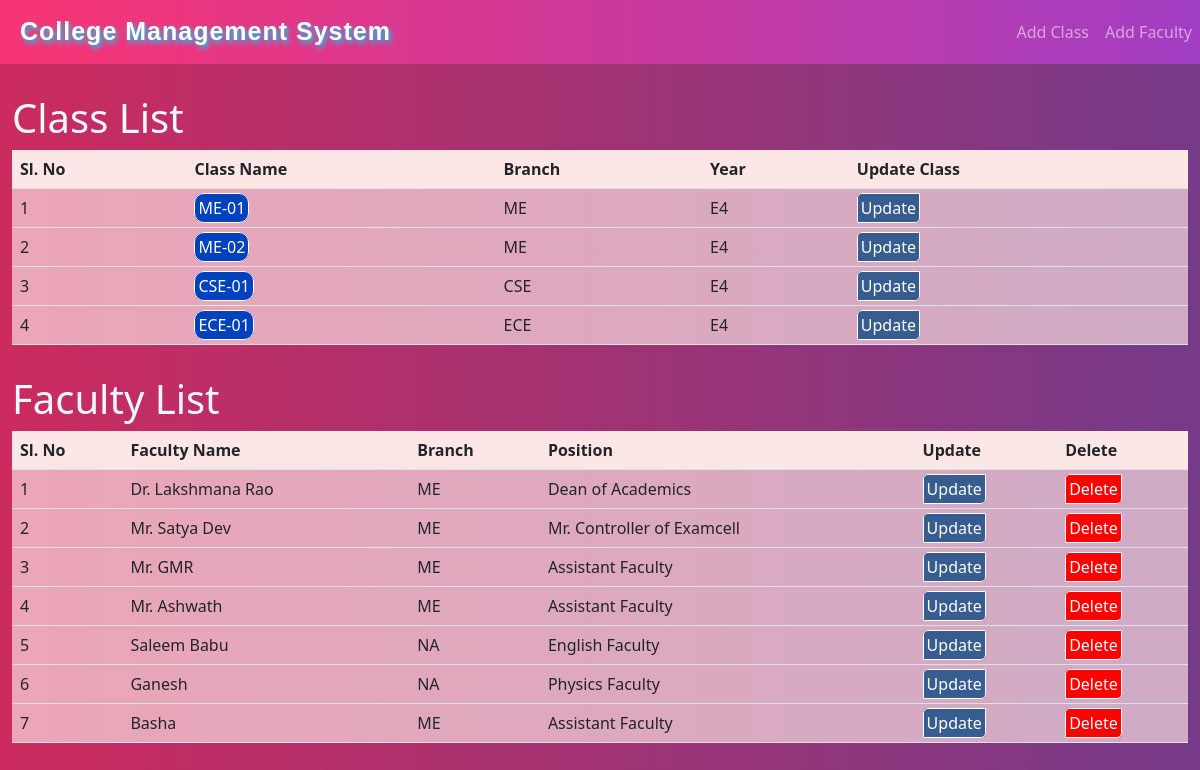
/index, run on the app's committed database.
### students/models.py (models this page shows, shortened)
class Class(models.Model):
    branch = models.CharField(choices=branches, max_length=5, default='ME')
    year = models.CharField(choices=year, max_length=5, default='E4')
    classname = models.CharField(max_length=10)

class Faculty(models.Model):
    facultyName = models.CharField(max_length=50)
    dept = models.CharField(choices=Fbranches, max_length=5, default='NA')
    position = models.CharField(max_length=20, default='Assistant Faculty')

### students/views.py (the view)
# urls.py: path('index', views.index),
def index(request):
    classes = models.Class.objects.all()
    faculty = models.Faculty.objects.all()
    context = {
        'classes':classes,
        'faculty':faculty,
    }
    return render(request, 'index.html', context)

### templates/index.html (shortened to what this page needs)
{% load static %}
<html lang="en">
  <head>
    <link
      rel="stylesheet"
      href="{% static 'bootstrap/css/bootstrap.min.css' %}"
    />
    <link rel="stylesheet" href="{% static 'style.css' %}" />
  </head>
  <body>
      <nav class="navbar navbar-expand-lg navbar-dark">
        <a href="" class="navbar-brand">College Management System</a>
        <ul class="navbar-nav ms-auto mb-2 mb-lg-0">
          <li class="nav-item"><a href="addclass" class="nav-link">Add Class</a></li>
          <li class="nav-item"><a href="addfaculty" class="nav-link">Add Faculty</a></li>
        </ul>
      </nav>
      <div class="container-fluid">
      <h1 class="indexHeads">Class List</h1>
      <table class="table table-hover">
        <thead class="theadbg">
          <tr>
            <th>Sl. No</th>
            <th>Class Name</th>
            <th>Branch</th>
            <th>Year</th>
            <th>Update Class</th>
          </tr>
        </thead>
        <tbody class="tbodybg">
          {% for class in classes %}
          <tr>
            <td>{{ forloop.counter }}</td>
            <td><a href="/class/{{ class.id }}" class="classlink">{{ class.classname }}</a></td>
            <td>{{ class.branch }}</td>
            <td>{{ class.year }}</td>
            <td><a href="update/{{ class.id }}" class="update">Update</a></td>
          </tr>
          {% endfor %}
        </tbody>
      </table>
      <h1 class="indexHeads">Faculty List</h1>
      <table class="table table-hover">
        <thead class="theadbg">
          <tr>
            <th>Sl. No</th>
            <th>Faculty Name</th>
            <th>Branch</th>
            <th>Position</th>
            <th>Update</th>
            <th>Delete</th>
          </tr>
        </thead>
        <tbody class="tbodybg">
          {% for fac in faculty %}
          <tr>
            <td>{{ forloop.counter }}</td>
            <td>{{ fac.facultyName }}</td>
            <td>{{ fac.dept }}</td>
            <td>{{ fac.position }}</td>
            <td><a href="updatefaculty/{{ fac.id }}" class="update">Update</a></td>
            <td><a href="deletefaculty/{{ fac.id }}" class="delete">Delete </a></td>
          </tr>
          {% endfor %}
        </tbody>
      </table>
    </div>
  </body>
</html>

### static/style.css (style rules this page uses)
body { background-image: linear-gradient(90deg, #cc2b5e, #753a88); background-size: cover; background-attachment: fixed; }
.theadbg { background-color: rgb(252, 230, 230); }
.tbodybg { background-color: rgba(252, 230, 230, 0.664); }
.classlink { text-decoration: none; border: 1px solid white; color: rgb(255, 255, 255); background-color: rgb(0, 66, 189); padding: 3px; border-radius: 10px; }
.indexHeads { color: aliceblue; margin-top: 30px; }
.update { border-radius: 5px 0px; border: 0.5px solid rgb(255, 255, 255); background-color: #375c90; padding: 3px; color: rgb(255, 255, 255); text-decoration: none; }
.delete { background-color: rgb(255, 0, 0); border-radius: 5px 0px; border: 0.5px solid rgb(255, 255, 255); padding: 3px; color: rgb(255, 255, 255); text-decoration: none; }
.navbar { background-image: linear-gradient(90deg, #f83573, #a23ec3); }
.navbar-brand { padding-left: 20px; font-weight: bold; font-family:Arial, Helvetica, sans-serif; font-size: 25px; letter-spacing: 1px; text-shadow: 2px 3px 5px rgb(0, 208, 255); }

### data on the page
Class: classname "ME-01", branch "ME", year "E4"
Class: classname "ME-02", branch "ME", year "E4"
Class: classname "CSE-01", branch "CSE", year "E4"
Class: classname "ECE-01", branch "ECE", year "E4"
Faculty: facultyName "Dr. Lakshmana Rao", dept "ME", position "Dean of Academics"
Faculty: facultyName "Mr. Satya Dev", dept "ME", position "Mr. Controller of Examcell"
Faculty: facultyName "Mr. GMR", dept "ME", position "Assistant Faculty"
Faculty: facultyName "Mr. Ashwath", dept "ME", position "Assistant Faculty"
Faculty: facultyName "Saleem Babu", dept "NA", position "English Faculty"
Faculty: facultyName "Ganesh", dept "NA", position "Physics Faculty"
Faculty: facultyName "Basha", dept "ME", position "Assistant Faculty"
